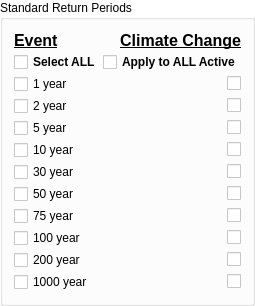
              <widget class="QGroupBox" name="groupBox_SAEP">
               <property name="minimumSize">
                <size>
                 <width>250</width>
                 <height>0</height>
                </size>
               </property>
               <property name="maximumSize">
                <size>
                 <width>300</width>
                 <height>16777215</height>
                </size>
               </property>
               <property name="palette">
                <palette>
                 <active>
                  <colorrole role="WindowText">
                   <brush brushstyle="SolidPattern">
                    <color alpha="255">
                     <red>0</red>
                     <green>0</green>
                     <blue>0</blue>
                    </color>
                   </brush>
                  </colorrole>
                  <colorrole role="Button">
                   <brush brushstyle="SolidPattern">
                    <color alpha="255">
                     <red>255</red>
                     <green>255</green>
                     <blue>255</blue>
                    </color>
                   </brush>
                  </colorrole>
                  <colorrole role="Light">
                   <brush brushstyle="SolidPattern">
                    <color alpha="255">
                     <red>255</red>
                     <green>255</green>
                     <blue>255</blue>
                    </color>
                   </brush>
                  </colorrole>
                  <colorrole role="Midlight">
                   <brush brushstyle="SolidPattern">
                    <color alpha="255">
                     <red>255</red>
                     <green>255</green>
                     <blue>255</blue>
                    </color>
                   </brush>
                  </colorrole>
                  <colorrole role="Dark">
                   <brush brushstyle="SolidPattern">
                    <color alpha="255">
                     <red>127</red>
                     <green>127</green>
                     <blue>127</blue>
                    </color>
                   </brush>
                  </colorrole>
                  <colorrole role="Mid">
                   <brush brushstyle="SolidPattern">
                    <color alpha="255">
                     <red>170</red>
                     <green>170</green>
                     <blue>170</blue>
                    </color>
                   </brush>
                  </colorrole>
                  <colorrole role="Text">
                   <brush brushstyle="SolidPattern">
                    <color alpha="255">
                     <red>0</red>
                     <green>0</green>
                     <blue>0</blue>
                    </color>
                   </brush>
                  </colorrole>
                  <colorrole role="BrightText">
                   <brush brushstyle="SolidPattern">
                    <color alpha="255">
                     <red>255</red>
                     <green>255</green>
                     <blue>255</blue>
                    </color>
                   </brush>
                  </colorrole>
                  <colorrole role="ButtonText">
                   <brush brushstyle="SolidPattern">
                    <color alpha="255">
                     <red>0</red>
                     <green>0</green>
                     <blue>0</blue>
                    </color>
                   </brush>
                  </colorrole>
                  <colorrole role="Base">
                   <brush brushstyle="SolidPattern">
                    <color alpha="255">
                     <red>255</red>
                     <green>255</green>
                     <blue>255</blue>
                    </color>
                   </brush>
                  </colorrole>
                  <colorrole role="Window">
                   <brush brushstyle="SolidPattern">
                    <color alpha="255">
                     <red>255</red>
                     <green>255</green>
                     <blue>255</blue>
                    </color>
                   </brush>
                  </colorrole>
                  <colorrole role="Shadow">
                   <brush brushstyle="SolidPattern">
                    <color alpha="255">
                     <red>0</red>
                     <green>0</green>
                     <blue>0</blue>
                    </color>
                   </brush>
                  </colorrole>
                  <colorrole role="AlternateBase">
                   <brush brushstyle="SolidPattern">
                    <color alpha="255">
                     <red>255</red>
                     <green>255</green>
                     <blue>255</blue>
                    </color>
                   </brush>
                  </colorrole>
                  <colorrole role="ToolTipBase">
                   <brush brushstyle="SolidPattern">
                    <color alpha="255">
                     <red>255</red>
                     <green>255</green>
                     <blue>220</blue>
                    </color>
                   </brush>
                  </colorrole>
                  <colorrole role="ToolTipText">
                   <brush brushstyle="SolidPattern">
                    <color alpha="255">
                     <red>0</red>
                     <green>0</green>
                     <blue>0</blue>
                    </color>
                   </brush>
                  </colorrole>
                  <colorrole role="PlaceholderText">
                   <brush brushstyle="NoBrush">
                    <color alpha="128">
                     <red>0</red>
                     <green>0</green>
                     <blue>0</blue>
                    </color>
                   </brush>
                  </colorrole>
                 </active>
                 <inactive>
                  <colorrole role="WindowText">
                   <brush brushstyle="SolidPattern">
                    <color alpha="255">
                     <red>0</red>
                     <green>0</green>
                     <blue>0</blue>
                    </color>
                   </brush>
                  </colorrole>
                  <colorrole role="Button">
                   <brush brushstyle="SolidPattern">
                    <color alpha="255">
                     <red>255</red>
                     <green>255</green>
                     <blue>255</blue>
                    </color>
                   </brush>
                  </colorrole>
                  <colorrole role="Light">
                   <brush brushstyle="SolidPattern">
                    <color alpha="255">
                     <red>255</red>
                     <green>255</green>
                     <blue>255</blue>
                    </color>
                   </brush>
                  </colorrole>
                  <colorrole role="Midlight">
                   <brush brushstyle="SolidPattern">
                    <color alpha="255">
                     <red>255</red>
                     <green>255</green>
                     <blue>255</blue>
                    </color>
                   </brush>
                  </colorrole>
                  <colorrole role="Dark">
                   <brush brushstyle="SolidPattern">
                    <color alpha="255">
                     <red>127</red>
                     <green>127</green>
                     <blue>127</blue>
                    </color>
                   </brush>
                  </colorrole>
                  <colorrole role="Mid">
                   <brush brushstyle="SolidPattern">
                    <color alpha="255">
                     <red>170</red>
                     <green>170</green>
                     <blue>170</blue>
                    </color>
                   </brush>
                  </colorrole>
                  <colorrole role="Text">
                   <brush brushstyle="SolidPattern">
                    <color alpha="255">
                     <red>0</red>
                     <green>0</green>
                     <blue>0</blue>
                    </color>
                   </brush>
                  </colorrole>
                  <colorrole role="BrightText">
                   <brush brushstyle="SolidPattern">
                    <color alpha="255">
                     <red>255</red>
                     <green>255</green>
                     <blue>255</blue>
                    </color>
                   </brush>
                  </colorrole>
                  <colorrole role="ButtonText">
                   <brush brushstyle="SolidPattern">
                    <color alpha="255">
                     <red>0</red>
                     <green>0</green>
                     <blue>0</blue>
                    </color>
                   </brush>
                  </colorrole>
                  <colorrole role="Base">
                   <brush brushstyle="SolidPattern">
                    <color alpha="255">
                     <red>255</red>
                     <green>255</green>
                     <blue>255</blue>
                    </color>
                   </brush>
                  </colorrole>
                  <colorrole role="Window">
                   <brush brushstyle="SolidPattern">
                    <color alpha="255">
                     <red>255</red>
                     <green>255</green>
                     <blue>255</blue>
                    </color>
                   </brush>
                  </colorrole>
                  <colorrole role="Shadow">
                   <brush brushstyle="SolidPattern">
                    <color alpha="255">
                     <red>0</red>
                     <green>0</green>
                     <blue>0</blue>
                    </color>
                   </brush>
                  </colorrole>
                  <colorrole role="AlternateBase">
                   <brush brushstyle="SolidPattern">
                    <color alpha="255">
                     <red>255</red>
                     <green>255</green>
                     <blue>255</blue>
                    </color>
                   </brush>
                  </colorrole>
                  <colorrole role="ToolTipBase">
                   <brush brushstyle="SolidPattern">
                    <color alpha="255">
                     <red>255</red>
                     <green>255</green>
                     <blue>220</blue>
                    </color>
                   </brush>
                  </colorrole>
                  <colorrole role="ToolTipText">
                   <brush brushstyle="SolidPattern">
                    <color alpha="255">
                     <red>0</red>
                     <green>0</green>
                     <blue>0</blue>
                    </color>
                   </brush>
                  </colorrole>
                  <colorrole role="PlaceholderText">
                   <brush brushstyle="NoBrush">
                    <color alpha="128">
                     <red>0</red>
                     <green>0</green>
                     <blue>0</blue>
                    </color>
                   </brush>
                  </colorrole>
                 </inactive>
                 <disabled>
                  <colorrole role="WindowText">
                   <brush brushstyle="SolidPattern">
                    <color alpha="255">
                     <red>127</red>
                     <green>127</green>
                     <blue>127</blue>
                    </color>
                   </brush>
                  </colorrole>
                  <colorrole role="Button">
                   <brush brushstyle="SolidPattern">
                    <color alpha="255">
                     <red>255</red>
                     <green>255</green>
                     <blue>255</blue>
                    </color>
                   </brush>
                  </colorrole>
                  <colorrole role="Light">
                   <brush brushstyle="SolidPattern">
                    <color alpha="255">
                     <red>255</red>
                     <green>255</green>
                     <blue>255</blue>
                    </color>
                   </brush>
                  </colorrole>
                  <colorrole role="Midlight">
                   <brush brushstyle="SolidPattern">
                    <color alpha="255">
                     <red>255</red>
                     <green>255</green>
                     <blue>255</blue>
                    </color>
                   </brush>
                  </colorrole>
                  <colorrole role="Dark">
                   <brush brushstyle="SolidPattern">
                    <color alpha="255">
                     <red>127</red>
                     <green>127</green>
                     <blue>127</blue>
                    </color>
                   </brush>
                  </colorrole>
                  <colorrole role="Mid">
                   <brush brushstyle="SolidPattern">
                    <color alpha="255">
                     <red>170</red>
                     <green>170</green>
                     <blue>170</blue>
                    </color>
                   </brush>
                  </colorrole>
                  <colorrole role="Text">
                   <brush brushstyle="SolidPattern">
                    <color alpha="255">
                     <red>127</red>
                     <green>127</green>
                     <blue>127</blue>
                    </color>
                   </brush>
                  </colorrole>
                  <colorrole role="BrightText">
                   <brush brushstyle="SolidPattern">
                    <color alpha="255">
                     <red>255</red>
                     <green>255</green>
                     <blue>255</blue>
                    </color>
                   </brush>
                  </colorrole>
                  <colorrole role="ButtonText">
                   <brush brushstyle="SolidPattern">
                    <color alpha="255">
                     <red>127</red>
                     <green>127</green>
                     <blue>127</blue>
                    </color>
                   </brush>
                  </colorrole>
                  <colorrole role="Base">
                   <brush brushstyle="SolidPattern">
                    <color alpha="255">
                     <red>255</red>
                     <green>255</green>
                     <blue>255</blue>
                    </color>
                   </brush>
                  </colorrole>
                  <colorrole role="Window">
                   <brush brushstyle="SolidPattern">
                    <color alpha="255">
                     <red>255</red>
                     <green>255</green>
                     <blue>255</blue>
                    </color>
                   </brush>
                  </colorrole>
                  <colorrole role="Shadow">
                   <brush brushstyle="SolidPattern">
                    <color alpha="255">
                     <red>0</red>
                     <green>0</green>
                     <blue>0</blue>
                    </color>
                   </brush>
                  </colorrole>
                  <colorrole role="AlternateBase">
                   <brush brushstyle="SolidPattern">
                    <color alpha="255">
                     <red>255</red>
                     <green>255</green>
                     <blue>255</blue>
                    </color>
                   </brush>
                  </colorrole>
                  <colorrole role="ToolTipBase">
                   <brush brushstyle="SolidPattern">
                    <color alpha="255">
                     <red>255</red>
                     <green>255</green>
                     <blue>220</blue>
                    </color>
                   </brush>
                  </colorrole>
                  <colorrole role="ToolTipText">
                   <brush brushstyle="SolidPattern">
                    <color alpha="255">
                     <red>0</red>
                     <green>0</green>
                     <blue>0</blue>
                    </color>
                   </brush>
                  </colorrole>
                  <colorrole role="PlaceholderText">
                   <brush brushstyle="NoBrush">
                    <color alpha="128">
                     <red>0</red>
                     <green>0</green>
                     <blue>0</blue>
                    </color>
                   </brush>
                  </colorrole>
                 </disabled>
                </palette>
               </property>
               <property name="autoFillBackground">
                <bool>true</bool>
               </property>
               <property name="title">
                <string>Standard Return Periods</string>
               </property>
               <layout class="QVBoxLayout" name="verticalLayout_3">
                <property name="spacing">
                 <number>2</number>
                </property>
                <item>
                 <layout class="QHBoxLayout" name="horizontalLayout_35">
                  <item>
                   <widget class="QLabel" name="label_19">
                    <property name="text">
                     <string>&lt;html&gt;&lt;head/&gt;&lt;body&gt;&lt;p&gt;&lt;span style=&quot; font-size:12pt; font-weight:600; text-decoration: underline;&quot;&gt;Event&lt;/span&gt;&lt;/p&gt;&lt;/body&gt;&lt;/html&gt;</string>
                    </property>
                   </widget>
                  </item>
                  <item>
                   <widget class="QLabel" name="label_20">
                    <property name="text">
                     <string>&lt;html&gt;&lt;head/&gt;&lt;body&gt;&lt;p align=&quot;right&quot;&gt;&lt;span style=&quot; font-size:12pt; font-weight:600; text-decoration: underline;&quot;&gt;Climate Change&lt;/span&gt;&lt;/p&gt;&lt;/body&gt;&lt;/html&gt;</string>
                    </property>
                   </widget>
                  </item>
                 </layout>
                </item>
                <item>
                 <layout class="QHBoxLayout" name="horizontalLayout_37">
                  <item>
                   <widget class="QCheckBox" name="cbSelectAll">
                    <property name="font">
                     <font>
                      <weight>75</weight>
                      <bold>true</bold>
                     </font>
                    </property>
                    <property name="text">
                     <string>Select ALL</string>
                    </property>
                    <property name="tristate">
                     <bool>true</bool>
                    </property>
                   </widget>
                  </item>
                  <item>
                   <layout class="QHBoxLayout" name="horizontalLayout_24">
                    <item>
                     <spacer name="horizontalSpacer_24">
                      <property name="orientation">
                       <enum>Qt::Horizontal</enum>
                      </property>
                      <property name="sizeHint" stdset="0">
                       <size>
                        <width>0</width>
                        <height>20</height>
                       </size>
                      </property>
                     </spacer>
                    </item>
                    <item>
                     <widget class="QCheckBox" name="cbCCAllActive">
                      <property name="font">
                       <font>
                        <weight>75</weight>
                        <bold>true</bold>
                       </font>
                      </property>
                      <property name="text">
                       <string>Apply to ALL Active</string>
                      </property>
                     </widget>
                    </item>
                   </layout>
                  </item>
                 </layout>
                </item>
                <item>
                 <layout class="QHBoxLayout" name="horizontalLayout_38">
                  <item>
                   <widget class="QCheckBox" name="cb0001y">
                    <property name="text">
                     <string>1 year</string>
                    </property>
                   </widget>
                  </item>
                  <item>
                   <layout class="QHBoxLayout" name="horizontalLayout_25">
                    <item>
                     <spacer name="horizontalSpacer_25">
                      <property name="orientation">
                       <enum>Qt::Horizontal</enum>
                      </property>
                      <property name="sizeHint" stdset="0">
                       <size>
                        <width>40</width>
                        <height>0</height>
                       </size>
                      </property>
                     </spacer>
                    </item>
                    <item>
                     <widget class="QCheckBox" name="cb0001y_CC">
                      <property name="text">
                       <string/>
                      </property>
                     </widget>
                    </item>
                   </layout>
                  </item>
                 </layout>
                </item>
                <item>
                 <layout class="QHBoxLayout" name="horizontalLayout_39">
                  <item>
                   <widget class="QCheckBox" name="cb0002y">
                    <property name="text">
                     <string>2 year</string>
                    </property>
                   </widget>
                  </item>
                  <item>
                   <layout class="QHBoxLayout" name="horizontalLayout_26">
                    <item>
                     <spacer name="horizontalSpacer_26">
                      <property name="orientation">
                       <enum>Qt::Horizontal</enum>
                      </property>
                      <property name="sizeHint" stdset="0">
                       <size>
                        <width>40</width>
                        <height>0</height>
                       </size>
                      </property>
                     </spacer>
                    </item>
                    <item>
                     <widget class="QCheckBox" name="cb0002y_CC">
                      <property name="text">
                       <string/>
                      </property>
                     </widget>
                    </item>
                   </layout>
                  </item>
                 </layout>
                </item>
                <item>
                 <layout class="QHBoxLayout" name="horizontalLayout_40">
                  <item>
                   <widget class="QCheckBox" name="cb0005y">
                    <property name="text">
                     <string>5 year</string>
                    </property>
                   </widget>
                  </item>
                  <item>
                   <layout class="QHBoxLayout" name="horizontalLayout_27">
                    <item>
                     <spacer name="horizontalSpacer_27">
                      <property name="orientation">
                       <enum>Qt::Horizontal</enum>
                      </property>
                      <property name="sizeHint" stdset="0">
                       <size>
                        <width>40</width>
                        <height>0</height>
                       </size>
                      </property>
                     </spacer>
                    </item>
                    <item>
                     <widget class="QCheckBox" name="cb0005y_CC">
                      <property name="text">
                       <string/>
                      </property>
                     </widget>
                    </item>
                   </layout>
                  </item>
                 </layout>
                </item>
                <item>
                 <layout class="QHBoxLayout" name="horizontalLayout_41">
                  <item>
                   <widget class="QCheckBox" name="cb0010y">
                    <property name="text">
                     <string>10 year</string>
                    </property>
                   </widget>
                  </item>
                  <item>
                   <layout class="QHBoxLayout" name="horizontalLayout_28">
                    <item>
                     <spacer name="horizontalSpacer_28">
                      <property name="orientation">
                       <enum>Qt::Horizontal</enum>
                      </property>
                      <property name="sizeHint" stdset="0">
                       <size>
                        <width>40</width>
                        <height>0</height>
                       </size>
                      </property>
                     </spacer>
                    </item>
                    <item>
                     <widget class="QCheckBox" name="cb0010y_CC">
                      <property name="text">
                       <string/>
                      </property>
                     </widget>
                    </item>
                   </layout>
                  </item>
                 </layout>
                </item>
                <item>
                 <layout class="QHBoxLayout" name="horizontalLayout_42">
                  <item>
                   <widget class="QCheckBox" name="cb0030y">
                    <property name="text">
                     <string>30 year</string>
                    </property>
                   </widget>
                  </item>
                  <item>
                   <layout class="QHBoxLayout" name="horizontalLayout_29">
                    <item>
                     <spacer name="horizontalSpacer_29">
                      <property name="orientation">
                       <enum>Qt::Horizontal</enum>
                      </property>
                      <property name="sizeHint" stdset="0">
                       <size>
                        <width>40</width>
                        <height>0</height>
                       </size>
                      </property>
                     </spacer>
                    </item>
                    <item>
                     <widget class="QCheckBox" name="cb0030y_CC">
                      <property name="text">
                       <string/>
                      </property>
                     </widget>
                    </item>
                   </layout>
                  </item>
                 </layout>
                </item>
                <item>
                 <layout class="QHBoxLayout" name="horizontalLayout_43">
                  <item>
                   <widget class="QCheckBox" name="cb0050y">
                    <property name="text">
                     <string>50 year</string>
                    </property>
                   </widget>
                  </item>
                  <item>
                   <layout class="QHBoxLayout" name="horizontalLayout_30">
                    <item>
                     <spacer name="horizontalSpacer_30">
                      <property name="orientation">
                       <enum>Qt::Horizontal</enum>
                      </property>
                      <property name="sizeHint" stdset="0">
                       <size>
                        <width>40</width>
                        <height>0</height>
                       </size>
                      </property>
                     </spacer>
                    </item>
                    <item>
                     <widget class="QCheckBox" name="cb0050y_CC">
                      <property name="text">
                       <string/>
                      </property>
                     </widget>
                    </item>
                   </layout>
                  </item>
                 </layout>
                </item>
                <item>
                 <layout class="QHBoxLayout" name="horizontalLayout_44">
                  <item>
                   <widget class="QCheckBox" name="cb0075y">
                    <property name="text">
                     <string>75 year</string>
                    </property>
                   </widget>
                  </item>
                  <item>
                   <layout class="QHBoxLayout" name="horizontalLayout_31">
                    <item>
                     <spacer name="horizontalSpacer_31">
                      <property name="orientation">
                       <enum>Qt::Horizontal</enum>
                      </property>
                      <property name="sizeHint" stdset="0">
                       <size>
                        <width>40</width>
                        <height>0</height>
                       </size>
                      </property>
                     </spacer>
                    </item>
                    <item>
                     <widget class="QCheckBox" name="cb0075y_CC">
                      <property name="text">
                       <string/>
                      </property>
                     </widget>
                    </item>
                   </layout>
                  </item>
                 </layout>
                </item>
                <item>
                 <layout class="QHBoxLayout" name="horizontalLayout_45">
                  <item>
                   <widget class="QCheckBox" name="cb0100y">
                    <property name="text">
                     <string>100 year</string>
                    </property>
                   </widget>
                  </item>
                  <item>
                   <layout class="QHBoxLayout" name="horizontalLayout_32">
                    <item>
                     <spacer name="horizontalSpacer_32">
                      <property name="orientation">
                       <enum>Qt::Horizontal</enum>
                      </property>
                      <property name="sizeHint" stdset="0">
                       <size>
                        <width>40</width>
                        <height>0</height>
                       </size>
                      </property>
                     </spacer>
                    </item>
                    <item>
                     <widget class="QCheckBox" name="cb0100y_CC">
                      <property name="text">
                       <string/>
                      </property>
                     </widget>
                    </item>
                   </layout>
                  </item>
                 </layout>
                </item>
                <item>
                 <layout class="QHBoxLayout" name="horizontalLayout_46">
                  <item>
                   <widget class="QCheckBox" name="cb0200y">
                    <property name="text">
                     <string>200 year</string>
                    </property>
                   </widget>
                  </item>
                  <item>
                   <layout class="QHBoxLayout" name="horizontalLayout_33">
                    <item>
                     <spacer name="horizontalSpacer_33">
                      <property name="orientation">
                       <enum>Qt::Horizontal</enum>
                      </property>
                      <property name="sizeHint" stdset="0">
                       <size>
                        <width>40</width>
                        <height>0</height>
                       </size>
                      </property>
                     </spacer>
                    </item>
                    <item>
                     <widget class="QCheckBox" name="cb0200y_CC">
                      <property name="text">
                       <string/>
                      </property>
                     </widget>
                    </item>
                   </layout>
                  </item>
                 </layout>
                </item>
                <item>
                 <layout class="QHBoxLayout" name="horizontalLayout_47">
                  <item>
                   <widget class="QCheckBox" name="cb1000y">
                    <property name="text">
                     <string>1000 year</string>
                    </property>
                   </widget>
                  </item>
                  <item>
                   <layout class="QHBoxLayout" name="horizontalLayout_34">
                    <item>
                     <spacer name="horizontalSpacer_34">
                      <property name="orientation">
                       <enum>Qt::Horizontal</enum>
                      </property>
                      <property name="sizeHint" stdset="0">
                       <size>
                        <width>40</width>
                        <height>0</height>
                       </size>
                      </property>
                     </spacer>
                    </item>
                    <item>
                     <widget class="QCheckBox" name="cb1000y_CC">
                      <property name="text">
                       <string/>
                      </property>
                     </widget>
                    </item>
                   </layout>
                  </item>
                 </layout>
                </item>
               </layout>
              </widget>
